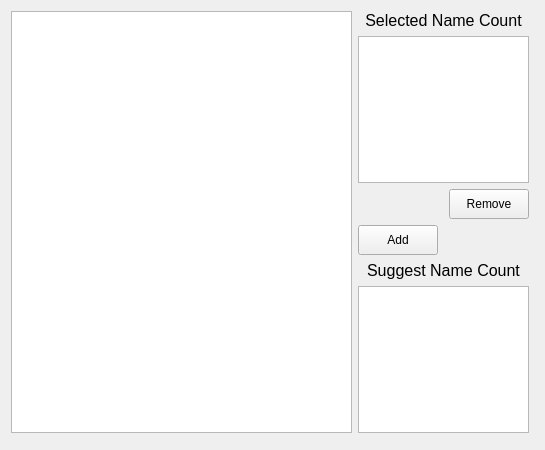
<?xml version="1.0" encoding="UTF-8"?>
<ui version="4.0">
 <class>Form_NameCountResult</class>
 <widget class="QWidget" name="Form_NameCountResult">
  <property name="geometry">
   <rect>
    <x>0</x>
    <y>0</y>
    <width>545</width>
    <height>450</height>
   </rect>
  </property>
  <property name="sizePolicy">
   <sizepolicy hsizetype="Fixed" vsizetype="Preferred">
    <horstretch>0</horstretch>
    <verstretch>0</verstretch>
   </sizepolicy>
  </property>
  <property name="minimumSize">
   <size>
    <width>545</width>
    <height>0</height>
   </size>
  </property>
  <property name="maximumSize">
   <size>
    <width>545</width>
    <height>800</height>
   </size>
  </property>
  <property name="font">
   <font>
    <pointsize>9</pointsize>
   </font>
  </property>
  <property name="windowTitle">
   <string>Name Count Result</string>
  </property>
  <layout class="QFormLayout" name="formLayout">
   <item row="0" column="0">
    <layout class="QGridLayout" name="gridLayout" columnstretch="2,1">
     <item row="0" column="1">
      <layout class="QVBoxLayout" name="verticalLayout">
       <item>
        <widget class="QLabel" name="label">
         <property name="sizePolicy">
          <sizepolicy hsizetype="Expanding" vsizetype="Preferred">
           <horstretch>0</horstretch>
           <verstretch>0</verstretch>
          </sizepolicy>
         </property>
         <property name="minimumSize">
          <size>
           <width>145</width>
           <height>0</height>
          </size>
         </property>
         <property name="font">
          <font>
           <pointsize>12</pointsize>
          </font>
         </property>
         <property name="text">
          <string>Selected Name Count</string>
         </property>
         <property name="alignment">
          <set>Qt::AlignCenter</set>
         </property>
        </widget>
       </item>
       <item>
        <widget class="QListWidget" name="listWidget_SelectedNameCount">
         <property name="toolTip">
          <string>&lt;html&gt;&lt;head/&gt;&lt;body&gt;&lt;p&gt;&lt;span style=&quot; font-size:12pt;&quot;&gt;1. Press &amp;quot;Remove&amp;quot; button to remove selected item&lt;/span&gt;&lt;/p&gt;&lt;p&gt;&lt;span style=&quot; font-size:12pt;&quot;&gt;2. Click to show single name count description&lt;/span&gt;&lt;/p&gt;&lt;p&gt;&lt;span style=&quot; font-size:12pt;&quot;&gt;3. Double click to show all selected name count descriptions&lt;/span&gt;&lt;/p&gt;&lt;p&gt;&lt;span style=&quot; font-size:12pt;&quot;&gt;&lt;br/&gt;&lt;/span&gt;&lt;/p&gt;&lt;/body&gt;&lt;/html&gt;</string>
         </property>
        </widget>
       </item>
       <item>
        <layout class="QHBoxLayout" name="horizontalLayout_2">
         <item>
          <spacer name="horizontalSpacer_2">
           <property name="orientation">
            <enum>Qt::Horizontal</enum>
           </property>
           <property name="sizeType">
            <enum>QSizePolicy::Expanding</enum>
           </property>
           <property name="sizeHint" stdset="0">
            <size>
             <width>10</width>
             <height>20</height>
            </size>
           </property>
          </spacer>
         </item>
         <item>
          <widget class="QPushButton" name="pushButton_Remove">
           <property name="sizePolicy">
            <sizepolicy hsizetype="Fixed" vsizetype="Fixed">
             <horstretch>0</horstretch>
             <verstretch>0</verstretch>
            </sizepolicy>
           </property>
           <property name="minimumSize">
            <size>
             <width>50</width>
             <height>30</height>
            </size>
           </property>
           <property name="text">
            <string>Remove</string>
           </property>
          </widget>
         </item>
        </layout>
       </item>
       <item>
        <layout class="QHBoxLayout" name="horizontalLayout_3">
         <item>
          <widget class="QPushButton" name="pushButton_Add">
           <property name="sizePolicy">
            <sizepolicy hsizetype="Fixed" vsizetype="Fixed">
             <horstretch>0</horstretch>
             <verstretch>0</verstretch>
            </sizepolicy>
           </property>
           <property name="minimumSize">
            <size>
             <width>50</width>
             <height>30</height>
            </size>
           </property>
           <property name="text">
            <string>Add</string>
           </property>
          </widget>
         </item>
         <item>
          <spacer name="horizontalSpacer">
           <property name="orientation">
            <enum>Qt::Horizontal</enum>
           </property>
           <property name="sizeType">
            <enum>QSizePolicy::Expanding</enum>
           </property>
           <property name="sizeHint" stdset="0">
            <size>
             <width>10</width>
             <height>20</height>
            </size>
           </property>
          </spacer>
         </item>
        </layout>
       </item>
       <item>
        <widget class="QLabel" name="label_2">
         <property name="sizePolicy">
          <sizepolicy hsizetype="Expanding" vsizetype="Preferred">
           <horstretch>0</horstretch>
           <verstretch>0</verstretch>
          </sizepolicy>
         </property>
         <property name="font">
          <font>
           <pointsize>12</pointsize>
          </font>
         </property>
         <property name="text">
          <string>Suggest Name Count</string>
         </property>
         <property name="alignment">
          <set>Qt::AlignCenter</set>
         </property>
        </widget>
       </item>
       <item>
        <widget class="QListWidget" name="listWidget_SuggestNameCount">
         <property name="toolTip">
          <string>&lt;html&gt;&lt;head/&gt;&lt;body&gt;&lt;p&gt;&lt;span style=&quot; font-size:12pt;&quot;&gt;1. Press &amp;quot;Add&amp;quot; button to add name count&lt;/span&gt;&lt;/p&gt;&lt;p&gt;&lt;span style=&quot; font-size:12pt;&quot;&gt;2. Click to show single name count description&lt;/span&gt;&lt;/p&gt;&lt;p&gt;&lt;span style=&quot; font-size:12pt;&quot;&gt;3. Double click to show all suggest name count descriptions&lt;/span&gt;&lt;/p&gt;&lt;/body&gt;&lt;/html&gt;</string>
         </property>
         <property name="statusTip">
          <string/>
         </property>
        </widget>
       </item>
      </layout>
     </item>
     <item row="0" column="0">
      <widget class="QTextEdit" name="textEdit_NameCountDescription">
       <property name="sizePolicy">
        <sizepolicy hsizetype="Expanding" vsizetype="Expanding">
         <horstretch>0</horstretch>
         <verstretch>0</verstretch>
        </sizepolicy>
       </property>
       <property name="minimumSize">
        <size>
         <width>0</width>
         <height>0</height>
        </size>
       </property>
      </widget>
     </item>
    </layout>
   </item>
   <item row="0" column="1">
    <spacer name="verticalSpacer">
     <property name="orientation">
      <enum>Qt::Vertical</enum>
     </property>
     <property name="sizeType">
      <enum>QSizePolicy::Maximum</enum>
     </property>
     <property name="sizeHint" stdset="0">
      <size>
       <width>0</width>
       <height>800</height>
      </size>
     </property>
    </spacer>
   </item>
   <item row="1" column="0">
    <spacer name="horizontalSpacer_3">
     <property name="orientation">
      <enum>Qt::Horizontal</enum>
     </property>
     <property name="sizeType">
      <enum>QSizePolicy::Maximum</enum>
     </property>
     <property name="sizeHint" stdset="0">
      <size>
       <width>800</width>
       <height>0</height>
      </size>
     </property>
    </spacer>
   </item>
  </layout>
 </widget>
 <resources/>
 <connections/>
</ui>
